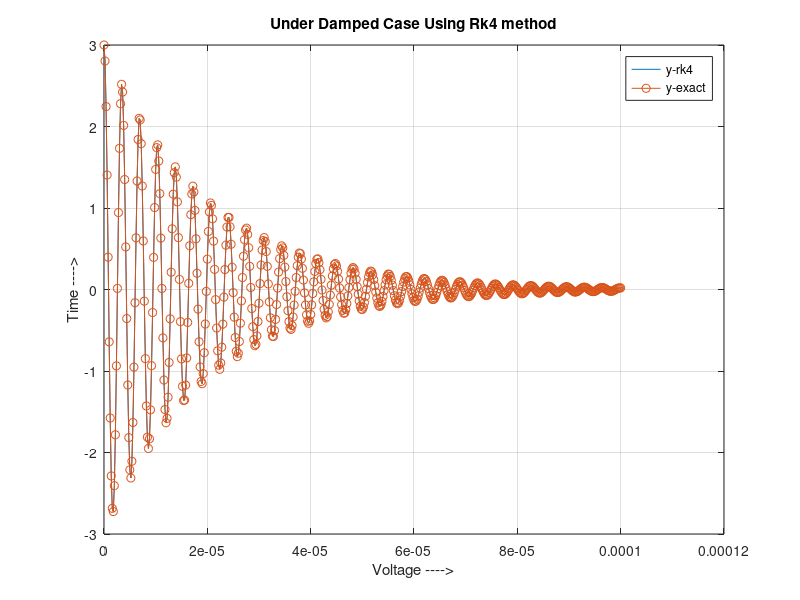

Here is the MATLAB script that generated this plot:
format long;
L = 0.003;
C = 1e-10;
R = 300;    % for underdamped
%R = 11000;  %for overdamped
%R = sqrt(4*L/C);    %for critically damped
xf = 1e-4;  % for underdamped
%xf = 1e-5; %for overdamped and critically damped
x0 = 0;
n = 500;

f11 = @(x,y1,y2) y2;
f12 = @(x,y1,y2) -y1/(L*C) - (R*y2)/L;
% for overdamp
%fdexact = @(x) 18*(-1.6667e+6)*exp((-1.6667e+6)*x) + -15*(-2e+6)*exp((-2e+6)*x);   
%fexact = @(x) 18*exp((-1.6667e+6)*x) + -15*exp((-2e+6)*x);
%for critically damped
%fexact = @(x) 3*exp((-1.8257e+6)*x) + (5.472e+6)*x*exp((-1.8257e+6)*x);
%fdexact = @(x) 3*(-1.8257e+6)*exp((-1.8257e+6)*x) + (5.4772e+6)*(-1.8257e+6)*x*exp((-1.8257e+6)*x) + (5.472e+6)*exp((-1.8257e+6)*x);
%for under damped
fexact = @(x) 3*(exp((-5e+4)*x))*cos((1.825e+6)*x) + 0.082192*(exp((-5e+4)*x))*sin((1.825e+6)*x);
fdexact = @(x) 3*(-5e+4)*(exp((-5e+4)*x))*cos((1.825e+6)*x) + 0.082192*(-5e+4)*(exp((-5e+4)*x))*sin((1.825e+6)*x) + 3*(1.825e+6)*(exp((-5e+4)*x))*sin((1.825e+6)*x) + 0.082192*(1.825e+6)*(exp((-5e+4)*x))*cos((1.825e+6)*x);
h = (xf-x0)/n;
x(1) = x0;
y11(1)=3;
y12(1)= 0;
for i=1:n 
    x(i+1) = x(i) + h;
    k_1 = f11(x(i),y11(i),y12(i));
    L_1 = f12(x(i),y11(i),y12(i));
    k_2 = f11(x(i)+0.5*h,y11(i)+0.5*h*k_1,y12(i)+0.5*h*L_1);
    L_2 = f12(x(i)+0.5*h,y11(i)+0.5*h*k_1,y12(i)+0.5*h*L_1);
    k_3 = f11((x(i)+0.5*h),(y11(i)+0.5*h*k_2),(y12(i)+0.5*h*L_2));
    L_3 = f12((x(i)+0.5*h),(y11(i)+0.5*h*k_2),(y12(i)+0.5*h*L_2));
    k_4 = f11((x(i)+h),(y11(i)+k_3*h),(y12(i)+L_3*h)); % Corrected        
    L_4 = f12((x(i)+h),(y11(i)+k_3*h),(y12(i)+L_3*h));

    y11(i+1) = y11(i) + (1/6)*(k_1+2*k_2+2*k_3+k_4)*h;  % main equation
    y12(i+1) = y12(i) + (1/6)*(L_1+2*L_2+2*L_3+L_4)*h;  % main equation
end
for i=1:n+1
    yexact(i) = feval(fexact,(x(i)));
   yd(i) = feval(fdexact,x(i));
end

% voltage Vs time
plot(x,y11,'-',x,yexact,'-o'); grid on; title('Under Damped Case Using Rk4 method');
xlabel('Voltage ---->');ylabel('Time ---->'); legend('y-rk4','y-exact');
% voltage gradient vs voltage
%plot(y11,y12,'-',yexact,yd,'-o'); grid on; title('Under damped Case Using Rk4 method');
%xlabel('Voltage ---->');ylabel('dV/dt'); legend('y-rk4','y-exact');
